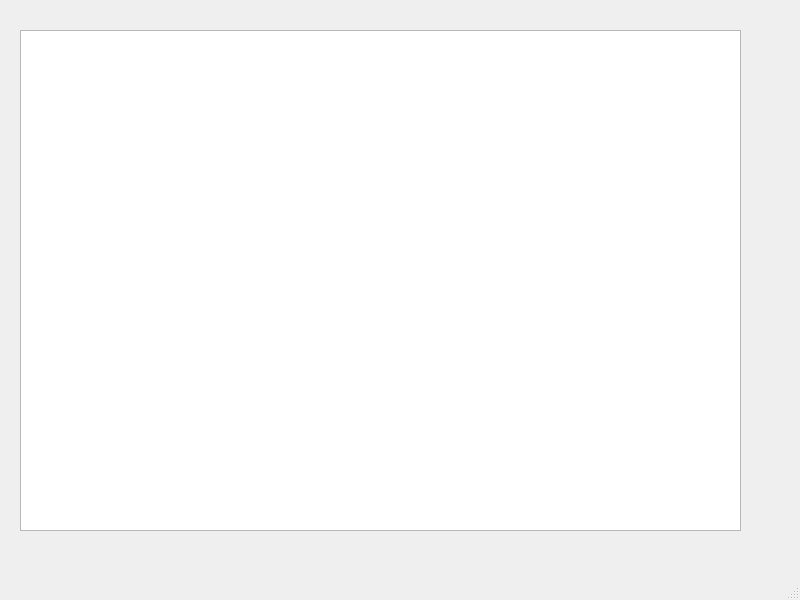
<?xml version="1.0" encoding="UTF-8"?>
<ui version="4.0">
 <class>LiteratureBooks</class>
 <widget class="QMainWindow" name="LiteratureBooks">
  <property name="geometry">
   <rect>
    <x>0</x>
    <y>0</y>
    <width>800</width>
    <height>600</height>
   </rect>
  </property>
  <property name="windowTitle">
   <string>MainWindow</string>
  </property>
  <widget class="QWidget" name="centralwidget">
   <widget class="QTableWidget" name="twBooks">
    <property name="geometry">
     <rect>
      <x>20</x>
      <y>30</y>
      <width>721</width>
      <height>501</height>
     </rect>
    </property>
   </widget>
  </widget>
  <widget class="QMenuBar" name="menubar">
   <property name="geometry">
    <rect>
     <x>0</x>
     <y>0</y>
     <width>800</width>
     <height>25</height>
    </rect>
   </property>
  </widget>
  <widget class="QStatusBar" name="statusbar"/>
 </widget>
 <resources/>
 <connections/>
</ui>
